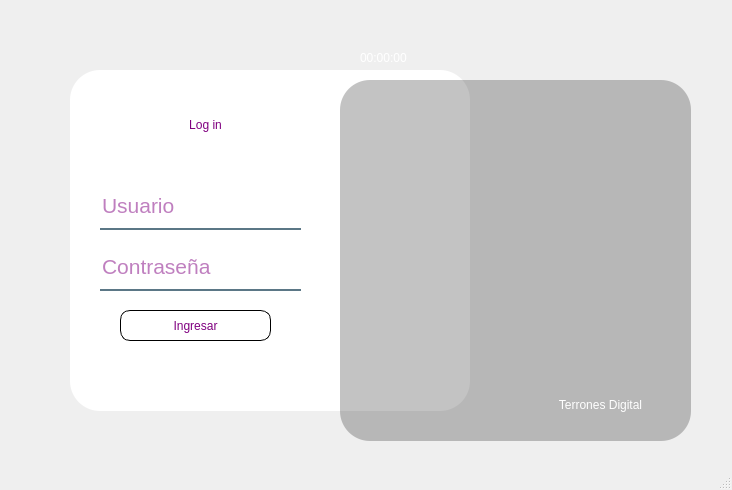
<?xml version="1.0" encoding="UTF-8"?>
<ui version="4.0">
 <class>MainWindow</class>
 <widget class="QMainWindow" name="MainWindow">
  <property name="geometry">
   <rect>
    <x>0</x>
    <y>0</y>
    <width>732</width>
    <height>490</height>
   </rect>
  </property>
  <property name="windowTitle">
   <string>MainWindow</string>
  </property>
  <widget class="QWidget" name="centralwidget">
   <widget class="QWidget" name="widget" native="true">
    <property name="geometry">
     <rect>
      <x>10</x>
      <y>10</y>
      <width>691</width>
      <height>441</height>
     </rect>
    </property>
    <widget class="QLabel" name="label">
     <property name="geometry">
      <rect>
       <x>330</x>
       <y>30</y>
       <width>351</width>
       <height>400</height>
      </rect>
     </property>
     <property name="styleSheet">
      <string notr="true">background-image: url(:/iconos-imagenes/fondo_morado.jpg);
border-bottom-left-radius: 30px;
border-bottom-right-radius: 30px;
border-top-left-radius: 30px;
border-top-right-radius: 30px</string>
     </property>
     <property name="text">
      <string/>
     </property>
    </widget>
    <widget class="QLabel" name="label_2">
     <property name="geometry">
      <rect>
       <x>60</x>
       <y>60</y>
       <width>400</width>
       <height>341</height>
      </rect>
     </property>
     <property name="styleSheet">
      <string notr="true">background-color: rgb(255, 255, 255);
border-bottom-left-radius: 30px;
border-bottom-right-radius: 30px;
border-top-left-radius: 30px;
border-top-right-radius: 30px</string>
     </property>
     <property name="text">
      <string/>
     </property>
    </widget>
    <widget class="QFrame" name="frame">
     <property name="geometry">
      <rect>
       <x>330</x>
       <y>30</y>
       <width>351</width>
       <height>51</height>
      </rect>
     </property>
     <property name="styleSheet">
      <string notr="true">background-color: rgba(0,0,0,0);
border-bottom-left-radius: 30px;
border-bottom-right-radius: 30px;
border-top-left-radius: 30px;
border-top-right-radius: 30px</string>
     </property>
     <property name="frameShape">
      <enum>QFrame::StyledPanel</enum>
     </property>
     <property name="frameShadow">
      <enum>QFrame::Raised</enum>
     </property>
     <widget class="QPushButton" name="salir">
      <property name="geometry">
       <rect>
        <x>310</x>
        <y>10</y>
        <width>30</width>
        <height>30</height>
       </rect>
      </property>
      <property name="cursor">
       <cursorShape>PointingHandCursor</cursorShape>
      </property>
      <property name="styleSheet">
       <string notr="true">border-image: url(:/iconos-imagenes/icons8-close-50.png);</string>
      </property>
      <property name="text">
       <string/>
      </property>
     </widget>
     <widget class="QLabel" name="reloj">
      <property name="geometry">
       <rect>
        <x>20</x>
        <y>10</y>
        <width>81</width>
        <height>16</height>
       </rect>
      </property>
      <property name="styleSheet">
       <string notr="true">color:white;
font: 9pt &quot;MS Shell Dlg 2&quot;;</string>
      </property>
      <property name="text">
       <string>00:00:00</string>
      </property>
     </widget>
    </widget>
    <widget class="QLineEdit" name="name">
     <property name="geometry">
      <rect>
       <x>90</x>
       <y>179</y>
       <width>201</width>
       <height>41</height>
      </rect>
     </property>
     <property name="font">
      <font>
       <pointsize>16</pointsize>
      </font>
     </property>
     <property name="styleSheet">
      <string notr="true">background-color:rgba(0,0,0,0);
border: none;
border-bottom: 2px solid rgba(46, 82, 101, 200);
color: purple;
padding-bottom:7px;</string>
     </property>
     <property name="placeholderText">
      <string>Usuario</string>
     </property>
    </widget>
    <widget class="QLabel" name="label_4">
     <property name="geometry">
      <rect>
       <x>60</x>
       <y>90</y>
       <width>271</width>
       <height>51</height>
      </rect>
     </property>
     <property name="styleSheet">
      <string notr="true">font: 21pt &quot;Gill Sans Ultra Bold&quot;;
color: purple;</string>
     </property>
     <property name="text">
      <string>&lt;html&gt;&lt;head/&gt;&lt;body&gt;&lt;p align=&quot;center&quot;&gt;Log in&lt;/p&gt;&lt;/body&gt;&lt;/html&gt;</string>
     </property>
    </widget>
    <widget class="QLineEdit" name="password">
     <property name="geometry">
      <rect>
       <x>90</x>
       <y>240</y>
       <width>201</width>
       <height>41</height>
      </rect>
     </property>
     <property name="font">
      <font>
       <pointsize>16</pointsize>
      </font>
     </property>
     <property name="styleSheet">
      <string notr="true">background-color:rgba(0,0,0,0);
border: none;
border-bottom: 2px solid rgba(46, 82, 101, 200);
color: purple;
padding-bottom:7px;</string>
     </property>
     <property name="echoMode">
      <enum>QLineEdit::Password</enum>
     </property>
     <property name="placeholderText">
      <string>Contraseña</string>
     </property>
    </widget>
    <widget class="QPushButton" name="ingresar">
     <property name="geometry">
      <rect>
       <x>110</x>
       <y>300</y>
       <width>151</width>
       <height>31</height>
      </rect>
     </property>
     <property name="styleSheet">
      <string notr="true">QPushButton#ingresar{
background-color: rgb(255, 255, 255);
border-bottom-left-radius: 10px;
border-bottom-right-radius: 10px;
border-top-left-radius: 10px;
border-top-right-radius: 10px;
border: 1px solid black;
font: 11pt &quot;Gill Sans Ultra Bold&quot;;
color: purple;

}

QPushButton#ingresar:hover{
background-color: rgb(234, 234, 234);
border-bottom-left-radius: 10px;
border-bottom-right-radius: 10px;
border-top-left-radius: 10px;
border-top-right-radius: 10px;
border: 1px solid black;
font: 11pt &quot;Gill Sans Ultra Bold&quot;;
color: purple;

}

QPushButton#ingresar:pressed{
background-color: rgb(206, 206, 206);
border-bottom-left-radius: 10px;
border-bottom-right-radius: 10px;
border-top-left-radius: 10px;
border-top-right-radius: 10px;
border: 1px solid black;
font: 11pt &quot;Gill Sans Ultra Bold&quot;;
color: purple;
}</string>
     </property>
     <property name="text">
      <string>Ingresar</string>
     </property>
     <property name="autoDefault">
      <bool>false</bool>
     </property>
     <property name="default">
      <bool>false</bool>
     </property>
    </widget>
    <widget class="QLabel" name="label_3">
     <property name="geometry">
      <rect>
       <x>330</x>
       <y>70</y>
       <width>351</width>
       <height>361</height>
      </rect>
     </property>
     <property name="styleSheet">
      <string notr="true">background-color: rgba(0,0,0,60);
border-bottom-left-radius: 30px;
border-bottom-right-radius: 30px;

border-top-left-radius: 30px;
border-top-right-radius: 30px;
</string>
     </property>
     <property name="text">
      <string/>
     </property>
    </widget>
    <widget class="QLabel" name="label_5">
     <property name="geometry">
      <rect>
       <x>510</x>
       <y>380</y>
       <width>161</width>
       <height>31</height>
      </rect>
     </property>
     <property name="styleSheet">
      <string notr="true">font: 16pt &quot;MS Shell Dlg 2&quot;;
color: white;</string>
     </property>
     <property name="text">
      <string>&lt;html&gt;&lt;head/&gt;&lt;body&gt;&lt;p align=&quot;center&quot;&gt;Terrones Digital&lt;/p&gt;&lt;/body&gt;&lt;/html&gt;</string>
     </property>
    </widget>
    <zorder>label_2</zorder>
    <zorder>label</zorder>
    <zorder>frame</zorder>
    <zorder>name</zorder>
    <zorder>label_4</zorder>
    <zorder>password</zorder>
    <zorder>ingresar</zorder>
    <zorder>label_3</zorder>
    <zorder>label_5</zorder>
   </widget>
  </widget>
  <widget class="QStatusBar" name="statusbar"/>
 </widget>
 <resources>
  <include location="imagenes.qrc"/>
 </resources>
 <connections/>
</ui>
